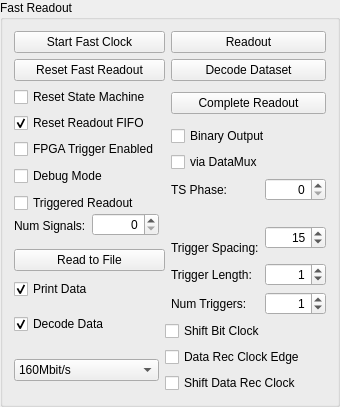
               <widget class="QGroupBox" name="groupBox_8">
                <property name="title">
                 <string>Fast Readout</string>
                </property>
                <layout class="QGridLayout" name="gridLayout_14">
                 <item row="0" column="0" colspan="3">
                  <widget class="QPushButton" name="B_FastRO_Ck_OnOff">
                   <property name="text">
                    <string>Start Fast Clock</string>
                   </property>
                  </widget>
                 </item>
                 <item row="0" column="3" colspan="2">
                  <widget class="QPushButton" name="B_FastRO_Readout">
                   <property name="text">
                    <string>Readout</string>
                   </property>
                  </widget>
                 </item>
                 <item row="1" column="0" colspan="3">
                  <widget class="QPushButton" name="B_FastRO_Rst">
                   <property name="text">
                    <string>Reset Fast Readout</string>
                   </property>
                  </widget>
                 </item>
                 <item row="1" column="3" colspan="2">
                  <widget class="QPushButton" name="B_FastRO_Decode">
                   <property name="text">
                    <string>Decode Dataset</string>
                   </property>
                  </widget>
                 </item>
                 <item row="2" column="0" colspan="3">
                  <widget class="QCheckBox" name="CB_FastRO_rstState">
                   <property name="text">
                    <string>Reset State Machine</string>
                   </property>
                  </widget>
                 </item>
                 <item row="2" column="3" rowspan="2" colspan="2">
                  <widget class="QPushButton" name="B_FastRO_ReadoutAll">
                   <property name="text">
                    <string>Complete Readout</string>
                   </property>
                  </widget>
                 </item>
                 <item row="3" column="0" rowspan="2" colspan="3">
                  <widget class="QCheckBox" name="CB_FastRO_rstFIFO">
                   <property name="text">
                    <string>Reset Readout FIFO</string>
                   </property>
                   <property name="checked">
                    <bool>true</bool>
                   </property>
                  </widget>
                 </item>
                 <item row="4" column="3" rowspan="2" colspan="2">
                  <widget class="QCheckBox" name="CB_FastRO_Binary">
                   <property name="text">
                    <string>Binary Output</string>
                   </property>
                   <property name="checked">
                    <bool>false</bool>
                   </property>
                  </widget>
                 </item>
                 <item row="5" column="0" rowspan="2" colspan="3">
                  <widget class="QCheckBox" name="CB_FastRO_Trig">
                   <property name="text">
                    <string>FPGA Trigger Enabled</string>
                   </property>
                  </widget>
                 </item>
                 <item row="6" column="3" rowspan="2" colspan="2">
                  <widget class="QCheckBox" name="CB_FastRO_DataMux">
                   <property name="text">
                    <string>via DataMux</string>
                   </property>
                  </widget>
                 </item>
                 <item row="7" column="0" rowspan="2" colspan="3">
                  <widget class="QCheckBox" name="CB_FastRO_DebugMode">
                   <property name="text">
                    <string>Debug Mode</string>
                   </property>
                  </widget>
                 </item>
                 <item row="8" column="3" rowspan="2">
                  <widget class="QLabel" name="label_24">
                   <property name="enabled">
                    <bool>true</bool>
                   </property>
                   <property name="text">
                    <string>TS Phase:</string>
                   </property>
                  </widget>
                 </item>
                 <item row="8" column="4" rowspan="2">
                  <widget class="QSpinBox" name="SB_FastRO_TSPhase">
                   <property name="enabled">
                    <bool>true</bool>
                   </property>
                   <property name="alignment">
                    <set>Qt::AlignRight|Qt::AlignTrailing|Qt::AlignVCenter</set>
                   </property>
                   <property name="maximum">
                    <number>255</number>
                   </property>
                  </widget>
                 </item>
                 <item row="9" column="0" rowspan="2" colspan="3">
                  <widget class="QCheckBox" name="CB_FastRO_TriggeredRO">
                   <property name="text">
                    <string>Triggered Readout</string>
                   </property>
                   <property name="checked">
                    <bool>false</bool>
                   </property>
                  </widget>
                 </item>
                 <item row="10" column="1" rowspan="3">
                  <widget class="QSpinBox" name="SB_FastRO_NumHits">
                   <property name="statusTip">
                    <string>Number of Signals to read (0 for infinite)</string>
                   </property>
                   <property name="whatsThis">
                    <string>Number of Signals to read (0 for infinite)</string>
                   </property>
                   <property name="alignment">
                    <set>Qt::AlignRight|Qt::AlignTrailing|Qt::AlignVCenter</set>
                   </property>
                   <property name="maximum">
                    <number>100000</number>
                   </property>
                  </widget>
                 </item>
                 <item row="11" column="0">
                  <widget class="QLabel" name="label_40">
                   <property name="text">
                    <string>Num Signals:</string>
                   </property>
                  </widget>
                 </item>
                 <item row="11" column="4" rowspan="3">
                  <widget class="QSpinBox" name="SB_FastRO_TrigDelay">
                   <property name="enabled">
                    <bool>true</bool>
                   </property>
                   <property name="alignment">
                    <set>Qt::AlignRight|Qt::AlignTrailing|Qt::AlignVCenter</set>
                   </property>
                   <property name="maximum">
                    <number>255</number>
                   </property>
                   <property name="value">
                    <number>15</number>
                   </property>
                  </widget>
                 </item>
                 <item row="12" column="3" rowspan="2">
                  <widget class="QLabel" name="label_22">
                   <property name="enabled">
                    <bool>true</bool>
                   </property>
                   <property name="text">
                    <string>Trigger Spacing:</string>
                   </property>
                  </widget>
                 </item>
                 <item row="13" column="0" rowspan="2" colspan="3">
                  <widget class="QPushButton" name="B_FastRO_ReadToFile">
                   <property name="text">
                    <string>Read to File</string>
                   </property>
                  </widget>
                 </item>
                 <item row="14" column="3" rowspan="2">
                  <widget class="QLabel" name="label_23">
                   <property name="enabled">
                    <bool>true</bool>
                   </property>
                   <property name="text">
                    <string>Trigger Length:</string>
                   </property>
                  </widget>
                 </item>
                 <item row="14" column="4" rowspan="2">
                  <widget class="QSpinBox" name="SB_FastRO_TrigWindow">
                   <property name="enabled">
                    <bool>true</bool>
                   </property>
                   <property name="alignment">
                    <set>Qt::AlignRight|Qt::AlignTrailing|Qt::AlignVCenter</set>
                   </property>
                   <property name="maximum">
                    <number>255</number>
                   </property>
                   <property name="value">
                    <number>1</number>
                   </property>
                  </widget>
                 </item>
                 <item row="15" column="0" rowspan="2" colspan="3">
                  <widget class="QCheckBox" name="CB_FastRO_Print">
                   <property name="text">
                    <string>Print Data</string>
                   </property>
                   <property name="checked">
                    <bool>true</bool>
                   </property>
                  </widget>
                 </item>
                 <item row="16" column="3" rowspan="2">
                  <widget class="QLabel" name="label_25">
                   <property name="enabled">
                    <bool>true</bool>
                   </property>
                   <property name="text">
                    <string>Num Triggers:</string>
                   </property>
                  </widget>
                 </item>
                 <item row="16" column="4" rowspan="2">
                  <widget class="QSpinBox" name="SB_FastRO_NumTriggers">
                   <property name="enabled">
                    <bool>true</bool>
                   </property>
                   <property name="statusTip">
                    <string>number of trigger signals to send on start (0 for infinite)</string>
                   </property>
                   <property name="alignment">
                    <set>Qt::AlignRight|Qt::AlignTrailing|Qt::AlignVCenter</set>
                   </property>
                   <property name="maximum">
                    <number>65535</number>
                   </property>
                   <property name="value">
                    <number>1</number>
                   </property>
                  </widget>
                 </item>
                 <item row="17" column="0" rowspan="2" colspan="3">
                  <widget class="QCheckBox" name="CB_FastRO_Decode">
                   <property name="text">
                    <string>Decode Data</string>
                   </property>
                   <property name="checked">
                    <bool>true</bool>
                   </property>
                  </widget>
                 </item>
                 <item row="18" column="2" colspan="3">
                  <widget class="QCheckBox" name="CB_FastRO_ShiftBitClock">
                   <property name="text">
                    <string>Shift Bit Clock</string>
                   </property>
                  </widget>
                 </item>
                 <item row="19" column="0" rowspan="2" colspan="2">
                  <widget class="QComboBox" name="CB_FastRO_ClkSpeed">
                   <item>
                    <property name="text">
                     <string>160Mbit/s</string>
                    </property>
                   </item>
                   <item>
                    <property name="text">
                     <string>320MBit/s</string>
                    </property>
                   </item>
                   <item>
                    <property name="text">
                     <string>640MBit/s</string>
                    </property>
                   </item>
                  </widget>
                 </item>
                 <item row="19" column="2" colspan="3">
                  <widget class="QCheckBox" name="CB_FastRO_ShiftDataEdge">
                   <property name="text">
                    <string>Data Rec Clock Edge</string>
                   </property>
                  </widget>
                 </item>
                 <item row="20" column="2" colspan="3">
                  <widget class="QCheckBox" name="CB_FastRO_ShiftDataClock">
                   <property name="text">
                    <string>Shift Data Rec Clock</string>
                   </property>
                  </widget>
                 </item>
                </layout>
               </widget>
